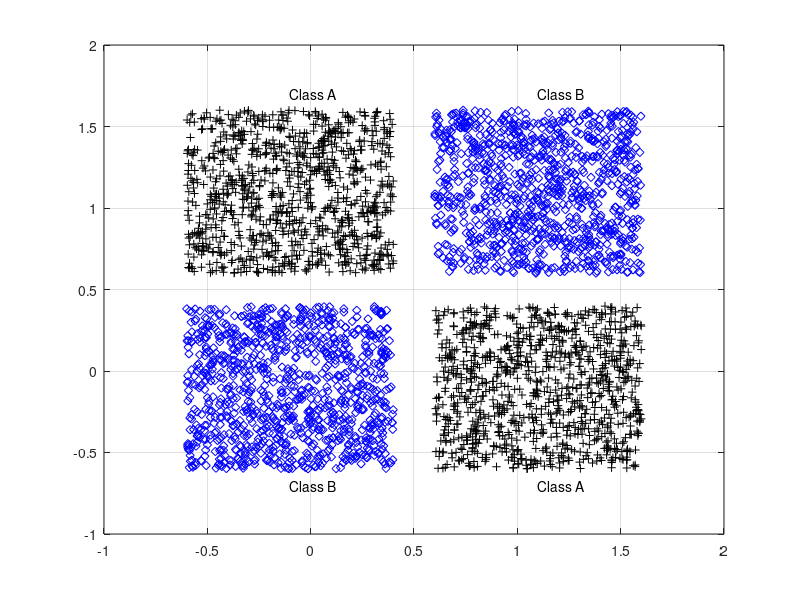

MATLAB code for this plot: (Note: this script raises an error after producing the figure.)
%% Schritt 1
close all, clear all, clc, format compact

% number of samples of each class
K = 1000;
% define 4 clusters of input data
q = .6; % offset of classes
A = [rand(1,K)-q; rand(1,K)+q];
B = [rand(1,K)+q; rand(1,K)+q];
C = [rand(1,K)+q; rand(1,K)-q];
D = [rand(1,K)-q; rand(1,K)-q];
% plot clusters
figure(1)
plot(A(1,:),A(2,:),'k+')
hold on
grid on
plot(B(1,:),B(2,:),'bd')
plot(C(1,:),C(2,:),'k+')
plot(D(1,:),D(2,:),'bd')
% text labels for clusters
text(.5-q,.5+2*q,'Class A')
text(.5+q,.5+2*q,'Class B')
text(.5+q,.5-2*q,'Class A')
text(.5-q,.5-2*q,'Class B')

%% SChritt2

% encode clusters a and c as one class, and b and d as another class
a = -1; %  a  |  b
c = -1; %  -------
b =  1; %  d  |  c
d =  1; %


%% Schritt 3
% define inputs (combine samples from all four classes)
P = [A B C D];
% define targets
T = [repmat(a,1,length(A)) repmat(b,1,length(B)) ...
     repmat(c,1,length(C)) repmat(d,1,length(D)) ];
% view inputs |outputs
%[P' T']



%% schritt 4

% create a neural network
net = feedforwardnet([5,3]);

% train net
net.divideParam.trainRatio = 1; % training set [%]
net.divideParam.valRatio   = 0; % validation set [%]
net.divideParam.testRatio  = 0; % test set [%]

% train a neural network
[net,tr,Y,E] = train(net,P,T);

% show network
view(net)

%% Schritt 5
figure(2)
plot(T','linewidth',2)
hold on
plot(Y','r--')
grid on
legend('Targets','Network response','location','best')
ylim([-1.25 1.25])



%% Schirtt 6
% generate a grid
span = -1:.005:2;
[P1,P2] = meshgrid(span,span);
pp = [P1(:) P2(:)]';

% simulate neural network on a grid
aa = net(pp);

% translate output into [-1,1]
%aa = -1 + 2*(aa>0);

% plot classification regions
figure(1)
mesh(P1,P2,reshape(aa,length(span),length(span))-5);
colormap cool
view(2)